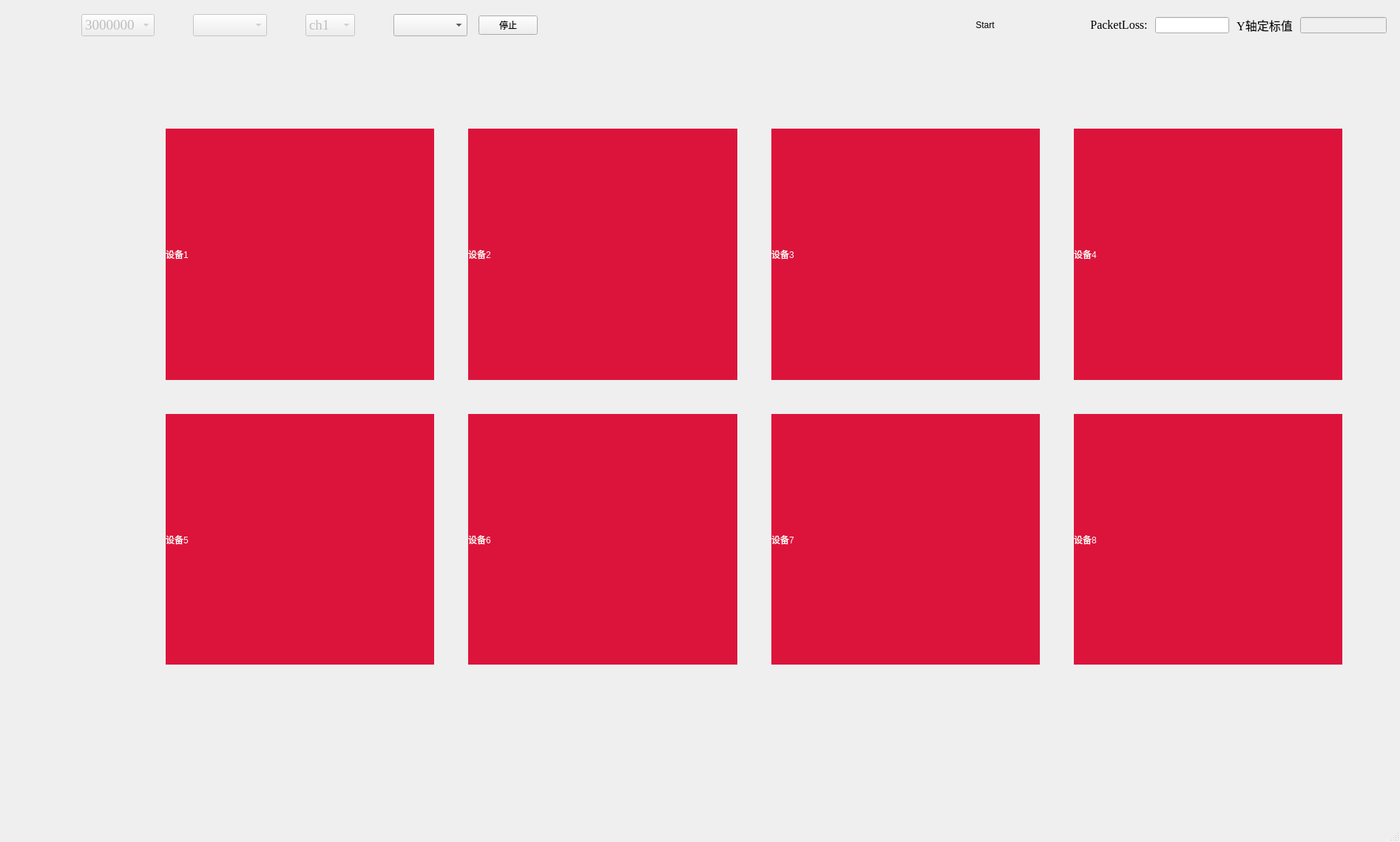
<?xml version="1.0" encoding="UTF-8"?>
<ui version="4.0">
 <class>MainWindow</class>
 <widget class="QMainWindow" name="MainWindow">
  <property name="geometry">
   <rect>
    <x>0</x>
    <y>0</y>
    <width>1893</width>
    <height>1139</height>
   </rect>
  </property>
  <property name="windowTitle">
   <string>BCI</string>
  </property>
  <property name="windowIcon">
   <iconset resource="icon.qrc">
    <normaloff>:/icons/trademark.png</normaloff>:/icons/trademark.png</iconset>
  </property>
  <property name="iconSize">
   <size>
    <width>100</width>
    <height>100</height>
   </size>
  </property>
  <widget class="QWidget" name="centralwidget">
   <layout class="QVBoxLayout" name="verticalLayout_2">
    <item>
     <layout class="QVBoxLayout" name="verticalLayout">
      <item>
       <layout class="QHBoxLayout" name="horizontalLayout_4">
        <item>
         <widget class="QWidget" name="widget" native="true">
          <property name="maximumSize">
           <size>
            <width>16777215</width>
            <height>200</height>
           </size>
          </property>
          <layout class="QHBoxLayout" name="horizontalLayout">
           <item>
            <widget class="QPushButton" name="serial">
             <property name="maximumSize">
              <size>
               <width>16777215</width>
               <height>50</height>
              </size>
             </property>
             <property name="text">
              <string/>
             </property>
             <property name="icon">
              <iconset resource="icon.qrc">
               <normaloff>:/icons/break off.png</normaloff>:/icons/break off.png</iconset>
             </property>
             <property name="iconSize">
              <size>
               <width>50</width>
               <height>50</height>
              </size>
             </property>
             <property name="autoDefault">
              <bool>true</bool>
             </property>
             <property name="default">
              <bool>true</bool>
             </property>
             <property name="flat">
              <bool>true</bool>
             </property>
            </widget>
           </item>
           <item>
            <widget class="QPushButton" name="rate_label">
             <property name="text">
              <string/>
             </property>
             <property name="icon">
              <iconset resource="icon.qrc">
               <normaloff>:/icons/rate.png</normaloff>:/icons/rate.png</iconset>
             </property>
             <property name="iconSize">
              <size>
               <width>50</width>
               <height>50</height>
              </size>
             </property>
             <property name="autoDefault">
              <bool>true</bool>
             </property>
             <property name="default">
              <bool>true</bool>
             </property>
             <property name="flat">
              <bool>true</bool>
             </property>
            </widget>
           </item>
           <item>
            <widget class="QComboBox" name="rate">
             <property name="enabled">
              <bool>false</bool>
             </property>
             <property name="font">
              <font>
               <family>Times New Roman</family>
               <pointsize>14</pointsize>
              </font>
             </property>
             <property name="currentText">
              <string>3000000</string>
             </property>
             <property name="currentIndex">
              <number>0</number>
             </property>
             <item>
              <property name="text">
               <string>3000000</string>
              </property>
             </item>
             <item>
              <property name="text">
               <string>1200</string>
              </property>
             </item>
             <item>
              <property name="text">
               <string>2400</string>
              </property>
             </item>
             <item>
              <property name="text">
               <string>4800</string>
              </property>
             </item>
             <item>
              <property name="text">
               <string>9600</string>
              </property>
             </item>
             <item>
              <property name="text">
               <string>19200</string>
              </property>
             </item>
             <item>
              <property name="text">
               <string>38400</string>
              </property>
             </item>
             <item>
              <property name="text">
               <string>36400</string>
              </property>
             </item>
             <item>
              <property name="text">
               <string>57200</string>
              </property>
             </item>
             <item>
              <property name="text">
               <string>115200</string>
              </property>
             </item>
            </widget>
           </item>
           <item>
            <widget class="QPushButton" name="com_label">
             <property name="text">
              <string/>
             </property>
             <property name="icon">
              <iconset resource="icon.qrc">
               <normaloff>:/icons/com.png</normaloff>:/icons/com.png</iconset>
             </property>
             <property name="iconSize">
              <size>
               <width>50</width>
               <height>50</height>
              </size>
             </property>
             <property name="autoDefault">
              <bool>true</bool>
             </property>
             <property name="default">
              <bool>true</bool>
             </property>
             <property name="flat">
              <bool>true</bool>
             </property>
            </widget>
           </item>
           <item>
            <widget class="MyComboBox" name="com">
             <property name="enabled">
              <bool>false</bool>
             </property>
             <property name="font">
              <font>
               <family>Times New Roman</family>
               <pointsize>14</pointsize>
              </font>
             </property>
             <property name="currentText">
              <string/>
             </property>
             <property name="currentIndex">
              <number>-1</number>
             </property>
            </widget>
           </item>
           <item>
            <widget class="QPushButton" name="channel_label">
             <property name="text">
              <string/>
             </property>
             <property name="icon">
              <iconset resource="icon.qrc">
               <normaloff>:/icons/channel.png</normaloff>:/icons/channel.png</iconset>
             </property>
             <property name="iconSize">
              <size>
               <width>50</width>
               <height>50</height>
              </size>
             </property>
             <property name="autoDefault">
              <bool>true</bool>
             </property>
             <property name="default">
              <bool>true</bool>
             </property>
             <property name="flat">
              <bool>true</bool>
             </property>
            </widget>
           </item>
           <item>
            <widget class="MyComboBox" name="channel">
             <property name="enabled">
              <bool>false</bool>
             </property>
             <property name="font">
              <font>
               <family>Times New Roman</family>
               <pointsize>14</pointsize>
              </font>
             </property>
             <property name="currentText">
              <string>ch1</string>
             </property>
             <property name="currentIndex">
              <number>0</number>
             </property>
             <item>
              <property name="text">
               <string>ch1</string>
              </property>
             </item>
             <item>
              <property name="text">
               <string>ch2</string>
              </property>
             </item>
             <item>
              <property name="text">
               <string>ch3</string>
              </property>
             </item>
             <item>
              <property name="text">
               <string>ch4</string>
              </property>
             </item>
             <item>
              <property name="text">
               <string>ch5</string>
              </property>
             </item>
             <item>
              <property name="text">
               <string>ch6</string>
              </property>
             </item>
             <item>
              <property name="text">
               <string>ch7</string>
              </property>
             </item>
             <item>
              <property name="text">
               <string>ch8</string>
              </property>
             </item>
             <item>
              <property name="text">
               <string>ch9</string>
              </property>
             </item>
             <item>
              <property name="text">
               <string>ch10</string>
              </property>
             </item>
             <item>
              <property name="text">
               <string>0</string>
              </property>
             </item>
            </widget>
           </item>
           <item>
            <widget class="QPushButton" name="y_set_label">
             <property name="text">
              <string/>
             </property>
             <property name="icon">
              <iconset resource="icon.qrc">
               <normaloff>:/icons/y_set.png</normaloff>:/icons/y_set.png</iconset>
             </property>
             <property name="iconSize">
              <size>
               <width>50</width>
               <height>50</height>
              </size>
             </property>
             <property name="autoDefault">
              <bool>true</bool>
             </property>
             <property name="default">
              <bool>true</bool>
             </property>
             <property name="flat">
              <bool>true</bool>
             </property>
            </widget>
           </item>
           <item>
            <widget class="MyComboBox" name="y_set">
             <property name="font">
              <font>
               <family>Times New Roman</family>
               <pointsize>14</pointsize>
              </font>
             </property>
             <property name="currentText">
              <string/>
             </property>
             <property name="currentIndex">
              <number>-1</number>
             </property>
            </widget>
           </item>
          </layout>
         </widget>
        </item>
        <item>
         <widget class="QPushButton" name="pushButton_5">
          <property name="text">
           <string>停止</string>
          </property>
         </widget>
        </item>
        <item>
         <widget class="QPushButton" name="pushButton_6">
          <property name="text">
           <string/>
          </property>
          <property name="icon">
           <iconset resource="icon.qrc">
            <normaloff>:/icons/myIMP.png</normaloff>:/icons/myIMP.png</iconset>
          </property>
          <property name="iconSize">
           <size>
            <width>32</width>
            <height>32</height>
           </size>
          </property>
          <property name="flat">
           <bool>true</bool>
          </property>
         </widget>
        </item>
        <item>
         <widget class="QPushButton" name="pushButton_7">
          <property name="autoFillBackground">
           <bool>false</bool>
          </property>
          <property name="text">
           <string/>
          </property>
          <property name="icon">
           <iconset resource="icon.qrc">
            <normaloff>:/icons/eeg.png</normaloff>:/icons/eeg.png</iconset>
          </property>
          <property name="iconSize">
           <size>
            <width>40</width>
            <height>40</height>
           </size>
          </property>
          <property name="autoDefault">
           <bool>false</bool>
          </property>
          <property name="flat">
           <bool>true</bool>
          </property>
         </widget>
        </item>
        <item>
         <widget class="QWidget" name="widget_3" native="true">
          <property name="maximumSize">
           <size>
            <width>16777215</width>
            <height>200</height>
           </size>
          </property>
          <layout class="QHBoxLayout" name="horizontalLayout_3">
           <item>
            <widget class="QPushButton" name="file">
             <property name="text">
              <string/>
             </property>
             <property name="icon">
              <iconset resource="icon.qrc">
               <normaloff>:/icons/file.png</normaloff>:/icons/file.png</iconset>
             </property>
             <property name="iconSize">
              <size>
               <width>23</width>
               <height>23</height>
              </size>
             </property>
             <property name="autoDefault">
              <bool>true</bool>
             </property>
             <property name="default">
              <bool>true</bool>
             </property>
             <property name="flat">
              <bool>true</bool>
             </property>
            </widget>
           </item>
           <item>
            <widget class="QPushButton" name="save">
             <property name="text">
              <string/>
             </property>
             <property name="icon">
              <iconset resource="icon.qrc">
               <normaloff>:/icons/save.png</normaloff>:/icons/save.png</iconset>
             </property>
             <property name="iconSize">
              <size>
               <width>23</width>
               <height>23</height>
              </size>
             </property>
             <property name="autoDefault">
              <bool>true</bool>
             </property>
             <property name="default">
              <bool>true</bool>
             </property>
             <property name="flat">
              <bool>true</bool>
             </property>
            </widget>
           </item>
           <item>
            <widget class="QPushButton" name="r_g">
             <property name="text">
              <string/>
             </property>
             <property name="icon">
              <iconset resource="icon.qrc">
               <normaloff>:/icons/red.png</normaloff>:/icons/red.png</iconset>
             </property>
             <property name="iconSize">
              <size>
               <width>20</width>
               <height>20</height>
              </size>
             </property>
             <property name="autoDefault">
              <bool>true</bool>
             </property>
             <property name="default">
              <bool>true</bool>
             </property>
             <property name="flat">
              <bool>true</bool>
             </property>
            </widget>
           </item>
          </layout>
         </widget>
        </item>
        <item>
         <widget class="QWidget" name="widget_2" native="true">
          <property name="maximumSize">
           <size>
            <width>16777215</width>
            <height>200</height>
           </size>
          </property>
          <layout class="QHBoxLayout" name="horizontalLayout_2">
           <item>
            <widget class="QPushButton" name="x_down">
             <property name="text">
              <string/>
             </property>
             <property name="icon">
              <iconset resource="icon.qrc">
               <normaloff>:/icons/down.png</normaloff>:/icons/down.png</iconset>
             </property>
             <property name="iconSize">
              <size>
               <width>25</width>
               <height>25</height>
              </size>
             </property>
             <property name="autoDefault">
              <bool>true</bool>
             </property>
             <property name="default">
              <bool>true</bool>
             </property>
             <property name="flat">
              <bool>true</bool>
             </property>
            </widget>
           </item>
           <item>
            <widget class="QPushButton" name="star">
             <property name="text">
              <string/>
             </property>
             <property name="icon">
              <iconset resource="icon.qrc">
               <normaloff>:/icons/star.png</normaloff>:/icons/star.png</iconset>
             </property>
             <property name="iconSize">
              <size>
               <width>25</width>
               <height>25</height>
              </size>
             </property>
             <property name="autoDefault">
              <bool>true</bool>
             </property>
             <property name="default">
              <bool>true</bool>
             </property>
             <property name="flat">
              <bool>true</bool>
             </property>
            </widget>
           </item>
           <item>
            <widget class="QPushButton" name="initialization">
             <property name="text">
              <string/>
             </property>
             <property name="icon">
              <iconset resource="icon.qrc">
               <normaloff>:/icons/initialization.png</normaloff>:/icons/initialization.png</iconset>
             </property>
             <property name="iconSize">
              <size>
               <width>25</width>
               <height>25</height>
              </size>
             </property>
             <property name="autoDefault">
              <bool>true</bool>
             </property>
             <property name="default">
              <bool>true</bool>
             </property>
             <property name="flat">
              <bool>true</bool>
             </property>
            </widget>
           </item>
           <item>
            <widget class="QPushButton" name="x_up">
             <property name="text">
              <string/>
             </property>
             <property name="icon">
              <iconset resource="icon.qrc">
               <normaloff>:/icons/up.png</normaloff>:/icons/up.png</iconset>
             </property>
             <property name="iconSize">
              <size>
               <width>25</width>
               <height>25</height>
              </size>
             </property>
             <property name="autoDefault">
              <bool>true</bool>
             </property>
             <property name="default">
              <bool>true</bool>
             </property>
             <property name="flat">
              <bool>true</bool>
             </property>
            </widget>
           </item>
           <item>
            <spacer name="horizontalSpacer">
             <property name="orientation">
              <enum>Qt::Horizontal</enum>
             </property>
             <property name="sizeHint" stdset="0">
              <size>
               <width>40</width>
               <height>20</height>
              </size>
             </property>
            </spacer>
           </item>
           <item>
            <widget class="QPushButton" name="pushButton_3">
             <property name="text">
              <string>Start</string>
             </property>
             <property name="icon">
              <iconset resource="icon.qrc">
               <normaloff>:/icons/con_online.png</normaloff>:/icons/con_online.png</iconset>
             </property>
             <property name="iconSize">
              <size>
               <width>32</width>
               <height>32</height>
              </size>
             </property>
             <property name="flat">
              <bool>true</bool>
             </property>
            </widget>
           </item>
           <item>
            <widget class="QPushButton" name="pushButton_4">
             <property name="text">
              <string/>
             </property>
             <property name="icon">
              <iconset resource="icon.qrc">
               <normaloff>:/icons/startonline.png</normaloff>:/icons/startonline.png</iconset>
             </property>
             <property name="iconSize">
              <size>
               <width>32</width>
               <height>32</height>
              </size>
             </property>
             <property name="flat">
              <bool>true</bool>
             </property>
            </widget>
           </item>
           <item>
            <widget class="QPushButton" name="wave">
             <property name="maximumSize">
              <size>
               <width>16777215</width>
               <height>50</height>
              </size>
             </property>
             <property name="text">
              <string/>
             </property>
             <property name="icon">
              <iconset resource="icon.qrc">
               <normaloff>:/icons/wave.png</normaloff>:/icons/wave.png</iconset>
             </property>
             <property name="iconSize">
              <size>
               <width>50</width>
               <height>50</height>
              </size>
             </property>
             <property name="autoDefault">
              <bool>true</bool>
             </property>
             <property name="default">
              <bool>true</bool>
             </property>
             <property name="flat">
              <bool>true</bool>
             </property>
            </widget>
           </item>
           <item>
            <widget class="QPushButton" name="pushButton">
             <property name="maximumSize">
              <size>
               <width>100</width>
               <height>16777215</height>
              </size>
             </property>
             <property name="font">
              <font>
               <family>Times New Roman</family>
               <pointsize>12</pointsize>
              </font>
             </property>
             <property name="text">
              <string>PacketLoss:</string>
             </property>
             <property name="autoDefault">
              <bool>true</bool>
             </property>
             <property name="default">
              <bool>true</bool>
             </property>
             <property name="flat">
              <bool>true</bool>
             </property>
            </widget>
           </item>
           <item>
            <widget class="QLineEdit" name="lineEdit">
             <property name="maximumSize">
              <size>
               <width>100</width>
               <height>16777215</height>
              </size>
             </property>
            </widget>
           </item>
           <item>
            <widget class="QPushButton" name="pushButton_2">
             <property name="maximumSize">
              <size>
               <width>100</width>
               <height>16777215</height>
              </size>
             </property>
             <property name="font">
              <font>
               <family>Times New Roman</family>
               <pointsize>12</pointsize>
              </font>
             </property>
             <property name="text">
              <string>Y轴定标值</string>
             </property>
             <property name="autoDefault">
              <bool>true</bool>
             </property>
             <property name="default">
              <bool>true</bool>
             </property>
             <property name="flat">
              <bool>true</bool>
             </property>
            </widget>
           </item>
           <item>
            <widget class="QLineEdit" name="lineEdit_2">
             <property name="enabled">
              <bool>false</bool>
             </property>
             <property name="minimumSize">
              <size>
               <width>100</width>
               <height>0</height>
              </size>
             </property>
             <property name="maximumSize">
              <size>
               <width>500</width>
               <height>16777215</height>
              </size>
             </property>
            </widget>
           </item>
          </layout>
          <zorder>star</zorder>
          <zorder>x_down</zorder>
          <zorder>initialization</zorder>
          <zorder>x_up</zorder>
          <zorder>pushButton</zorder>
          <zorder>lineEdit</zorder>
          <zorder>wave</zorder>
          <zorder>pushButton_2</zorder>
          <zorder>lineEdit_2</zorder>
          <zorder>pushButton_3</zorder>
          <zorder>pushButton_4</zorder>
         </widget>
        </item>
       </layout>
      </item>
     </layout>
    </item>
    <item>
     <widget class="QStackedWidget" name="stackedWidget">
      <property name="sizePolicy">
       <sizepolicy hsizetype="Minimum" vsizetype="Minimum">
        <horstretch>0</horstretch>
        <verstretch>0</verstretch>
       </sizepolicy>
      </property>
      <property name="currentIndex">
       <number>1</number>
      </property>
      <widget class="QCustomPlot" name="show"/>
      <widget class="QWidget" name="page_inputr">
       <property name="styleSheet">
        <string notr="true">font: 36pt &quot;Agency FB&quot;;
color: rgb(255, 255, 255);</string>
       </property>
       <layout class="QGridLayout" name="gridLayout_3">
        <item row="0" column="1">
         <layout class="QGridLayout" name="gridLayout_2">
          <item row="1" column="2">
           <widget class="QLabel" name="SlaveIR_2">
            <property name="styleSheet">
             <string notr="true">background-color: rgb(220, 20, 60);
</string>
            </property>
            <property name="text">
             <string>设备2</string>
            </property>
           </widget>
          </item>
          <item row="3" column="6">
           <widget class="QLabel" name="SlaveIR_8">
            <property name="styleSheet">
             <string notr="true">background-color: rgb(220, 20, 60);
</string>
            </property>
            <property name="text">
             <string>设备8</string>
            </property>
           </widget>
          </item>
          <item row="3" column="4">
           <widget class="QLabel" name="SlaveIR_7">
            <property name="styleSheet">
             <string notr="true">background-color: rgb(220, 20, 60);
</string>
            </property>
            <property name="text">
             <string>设备7</string>
            </property>
           </widget>
          </item>
          <item row="2" column="0">
           <spacer name="verticalSpacer_2">
            <property name="orientation">
             <enum>Qt::Vertical</enum>
            </property>
            <property name="sizeType">
             <enum>QSizePolicy::Fixed</enum>
            </property>
            <property name="sizeHint" stdset="0">
             <size>
              <width>20</width>
              <height>40</height>
             </size>
            </property>
           </spacer>
          </item>
          <item row="3" column="2">
           <widget class="QLabel" name="SlaveIR_6">
            <property name="styleSheet">
             <string notr="true">background-color: rgb(220, 20, 60);
</string>
            </property>
            <property name="text">
             <string>设备6</string>
            </property>
           </widget>
          </item>
          <item row="1" column="5">
           <spacer name="horizontalSpacer_6">
            <property name="orientation">
             <enum>Qt::Horizontal</enum>
            </property>
            <property name="sizeType">
             <enum>QSizePolicy::Fixed</enum>
            </property>
            <property name="sizeHint" stdset="0">
             <size>
              <width>40</width>
              <height>20</height>
             </size>
            </property>
           </spacer>
          </item>
          <item row="1" column="6">
           <widget class="QLabel" name="SlaveIR_4">
            <property name="styleSheet">
             <string notr="true">background-color: rgb(220, 20, 60);
</string>
            </property>
            <property name="text">
             <string>设备4</string>
            </property>
           </widget>
          </item>
          <item row="1" column="1">
           <spacer name="horizontalSpacer_7">
            <property name="orientation">
             <enum>Qt::Horizontal</enum>
            </property>
            <property name="sizeType">
             <enum>QSizePolicy::Fixed</enum>
            </property>
            <property name="sizeHint" stdset="0">
             <size>
              <width>40</width>
              <height>20</height>
             </size>
            </property>
           </spacer>
          </item>
          <item row="0" column="0">
           <spacer name="verticalSpacer_3">
            <property name="orientation">
             <enum>Qt::Vertical</enum>
            </property>
            <property name="sizeType">
             <enum>QSizePolicy::Maximum</enum>
            </property>
            <property name="sizeHint" stdset="0">
             <size>
              <width>20</width>
              <height>100</height>
             </size>
            </property>
           </spacer>
          </item>
          <item row="3" column="0">
           <widget class="QLabel" name="SlaveIR_5">
            <property name="styleSheet">
             <string notr="true">background-color: rgb(220, 20, 60);
</string>
            </property>
            <property name="text">
             <string>设备5</string>
            </property>
           </widget>
          </item>
          <item row="1" column="0">
           <widget class="QLabel" name="SlaveIR_1">
            <property name="styleSheet">
             <string notr="true">background-color: rgb(220, 20, 60);
</string>
            </property>
            <property name="text">
             <string>设备1</string>
            </property>
           </widget>
          </item>
          <item row="1" column="4">
           <widget class="QLabel" name="SlaveIR_3">
            <property name="styleSheet">
             <string notr="true">background-color: rgb(220, 20, 60);
</string>
            </property>
            <property name="text">
             <string>设备3</string>
            </property>
           </widget>
          </item>
          <item row="4" column="0">
           <spacer name="verticalSpacer_4">
            <property name="orientation">
             <enum>Qt::Vertical</enum>
            </property>
            <property name="sizeType">
             <enum>QSizePolicy::Maximum</enum>
            </property>
            <property name="sizeHint" stdset="0">
             <size>
              <width>20</width>
              <height>200</height>
             </size>
            </property>
           </spacer>
          </item>
          <item row="1" column="3">
           <spacer name="horizontalSpacer_5">
            <property name="orientation">
             <enum>Qt::Horizontal</enum>
            </property>
            <property name="sizeType">
             <enum>QSizePolicy::Fixed</enum>
            </property>
            <property name="sizeHint" stdset="0">
             <size>
              <width>40</width>
              <height>20</height>
             </size>
            </property>
           </spacer>
          </item>
          <item row="1" column="7">
           <spacer name="horizontalSpacer_8">
            <property name="orientation">
             <enum>Qt::Horizontal</enum>
            </property>
            <property name="sizeType">
             <enum>QSizePolicy::Maximum</enum>
            </property>
            <property name="sizeHint" stdset="0">
             <size>
              <width>60</width>
              <height>20</height>
             </size>
            </property>
           </spacer>
          </item>
         </layout>
        </item>
        <item row="0" column="0">
         <widget class="QLabel" name="label_17">
          <property name="sizePolicy">
           <sizepolicy hsizetype="Maximum" vsizetype="Preferred">
            <horstretch>0</horstretch>
            <verstretch>0</verstretch>
           </sizepolicy>
          </property>
          <property name="minimumSize">
           <size>
            <width>20</width>
            <height>0</height>
           </size>
          </property>
          <property name="maximumSize">
           <size>
            <width>200</width>
            <height>16777215</height>
           </size>
          </property>
          <property name="styleSheet">
           <string notr="true">image: url(:/icons/Clo.png);</string>
          </property>
          <property name="text">
           <string/>
          </property>
         </widget>
        </item>
       </layout>
      </widget>
      <widget class="QWidget" name="page">
       <widget class="QWidget" name="gridLayoutWidget">
        <property name="geometry">
         <rect>
          <x>0</x>
          <y>0</y>
          <width>1631</width>
          <height>751</height>
         </rect>
        </property>
        <layout class="QGridLayout" name="gridLayout"/>
       </widget>
      </widget>
     </widget>
    </item>
   </layout>
  </widget>
  <widget class="QMenuBar" name="menubar">
   <property name="geometry">
    <rect>
     <x>0</x>
     <y>0</y>
     <width>1893</width>
     <height>23</height>
    </rect>
   </property>
  </widget>
  <widget class="QStatusBar" name="statusbar"/>
 </widget>
 <customwidgets>
  <customwidget>
   <class>MyComboBox</class>
   <extends>QComboBox</extends>
   <header location="global">ui\ComboBoxWidget\mycombobox.h</header>
   <slots>
    <signal>clicked()</signal>
   </slots>
  </customwidget>
  <customwidget>
   <class>QCustomPlot</class>
   <extends>QWidget</extends>
   <header location="global">extern/qcustomplot.h</header>
   <container>1</container>
  </customwidget>
 </customwidgets>
 <resources>
  <include location="icon.qrc"/>
 </resources>
 <connections/>
</ui>
